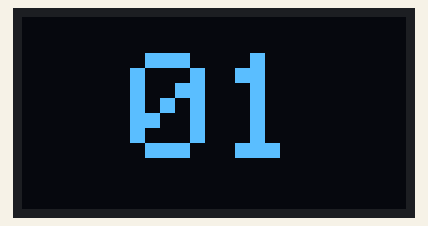
Simulated run of this sketch. Board: ESP32. On the bench: 128×64 one-colour display.

Above: at 1.1 s.
At 5.1 s:
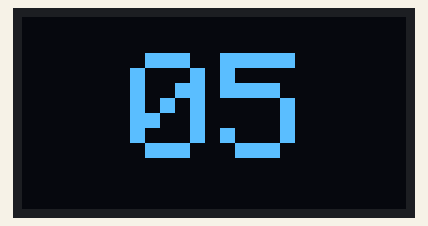
At 10.1 s:
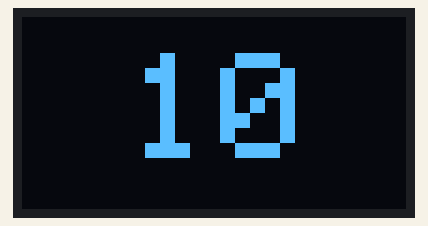
At 19.1 s:
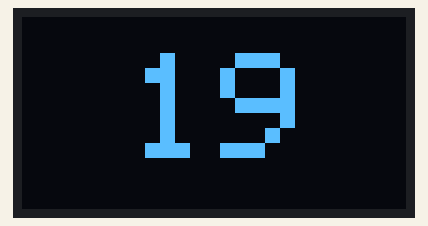
At 28.1 s:
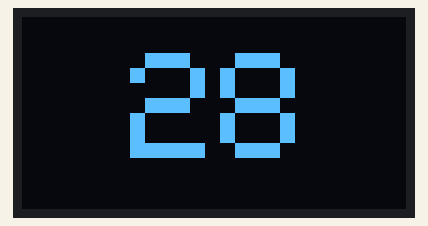
At 38.1 s:
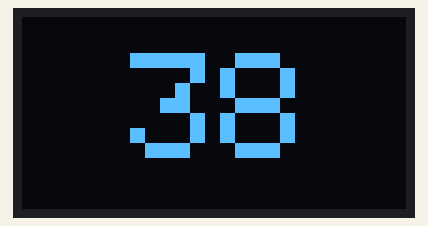

Measured:
- what the display in image 0 shows lasts 1.0 s, from 1.1 s to 2.1 s

The sketch:

EspressoShotTimer.ino
```cpp
// (licence header left out)
#include <SPI.h>
#include <Wire.h>
#include <Ticker.h>
#include <time.h>
#include <Adafruit_GFX.h>
#include <Adafruit_SSD1306.h>

// SCL GPIO5
// SDA GPIO4
#define OLED_RESET 0  // GPIO0
Adafruit_SSD1306 display(OLED_RESET);

Ticker ticker1;
int seconds = 0;

void setup()   {
  Serial.begin(9600);


  display.begin(SSD1306_SWITCHCAPVCC, 0x3C);  // initialize with the I2C addr 0x3C (for the 64x48)

 /* Start a 1 second ticker which calls the routine displayNumber() below, which again increments the
 *  seconds counter and updates the OLED display
 */
 ticker1.attach(1, displayNumber);

}

void loop() {
  delay(100);
}

void displayNumber()
{
  char secondsChar[3];
  seconds = seconds + 1;
  if (seconds > 99) seconds = 0;
  // Clear the buffer.
  display.clearDisplay();
  display.setTextSize(5);
  display.setTextColor(WHITE);

  String secondsString = String(seconds);
  if (seconds < 10) secondsString = "0" + secondsString;
  secondsString.toCharArray(secondsChar, 3);
  int16_t tbx, tby; uint16_t tbw, tbh;
  display.getTextBounds(secondsChar, 0, 0, &tbx, &tby, &tbw, &tbh);
  uint16_t x = (display.width() - tbw) / 2 + 2;
  uint16_t y = (display.height() - tbh) / 2;
  display.setCursor(x,y);
  display.println(secondsChar);
  display.display();

}
```
